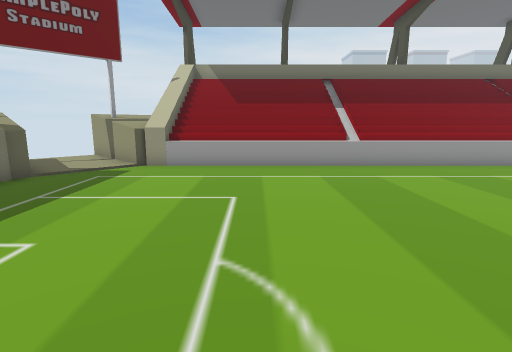
[1] (above)

12 first-person views from a walk through a 3-D level made in the Unity game engine. The camera is 1.5 m above the floor, tilts 10° down and sees 80° across. The floor is counted in squares, 1 m on a side. Each view is taken from the middle of a square. On the plan, view 1 faces up. The plan holds only what a view shows up to about 15 squares ahead; the rest is blank. The place goes on beyond the plan.

[2]
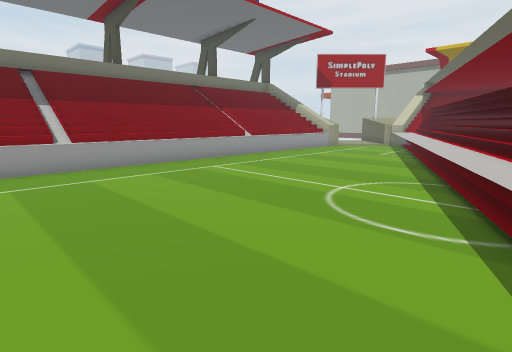

[3]
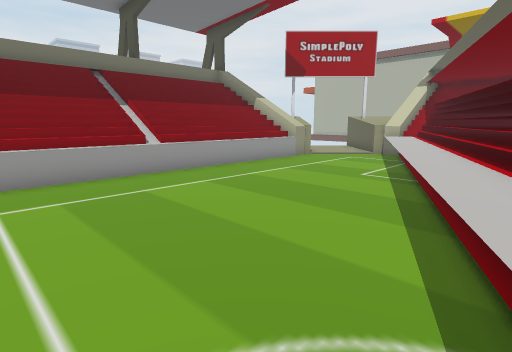

[4]
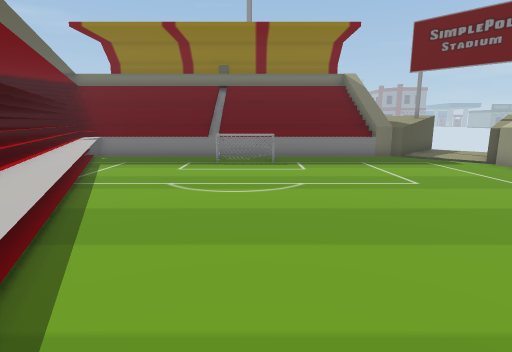

[5]
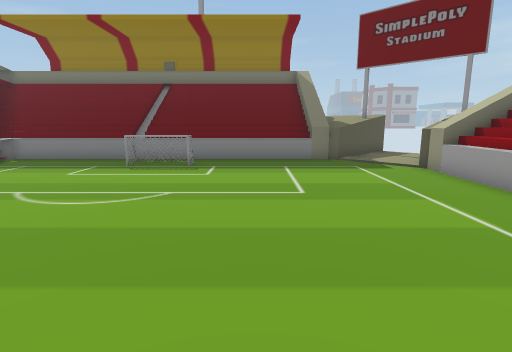

[6]
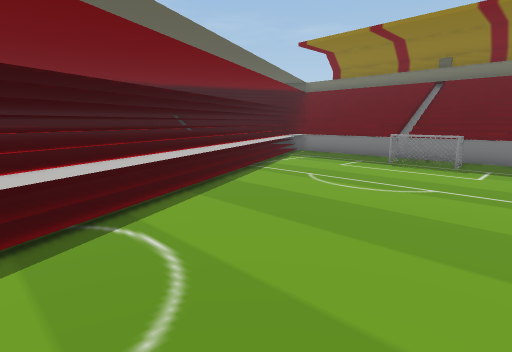

[7]
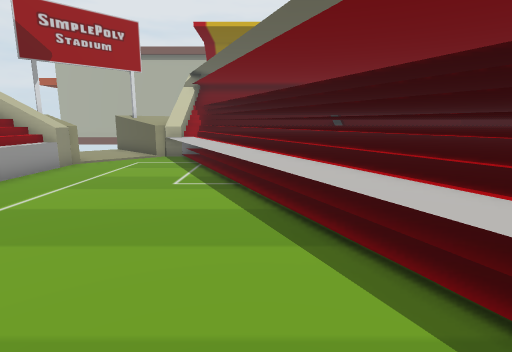

[8]
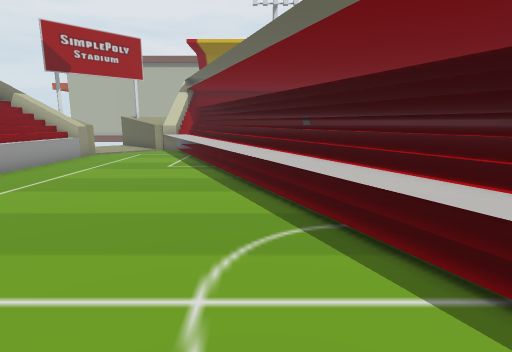

[9]
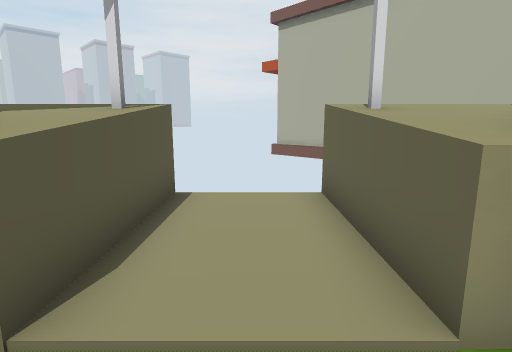

[10]
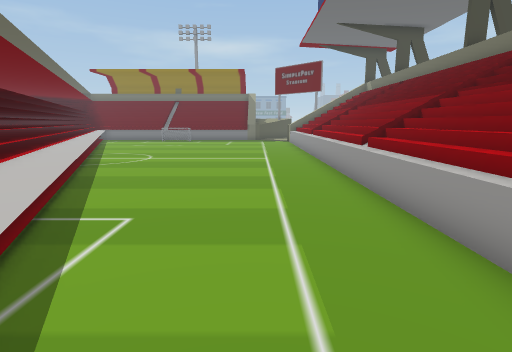

[11]
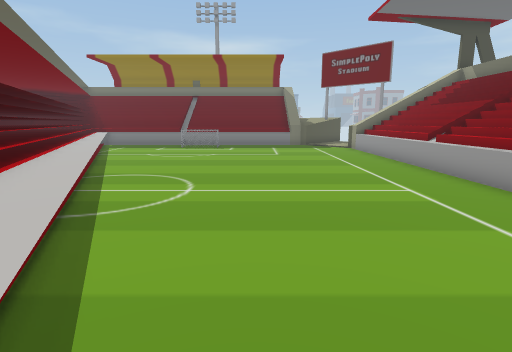

[12]
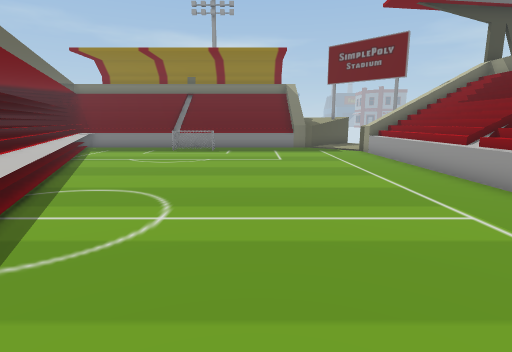

### Floor plan
Key: @ floor where view 1 was taken; # wall or solid block; . floor; ^ raised ledge.
Columns run from 9 left of view 1 to 24 right of it. Each row starts with its distance up from view 1.
 14   #
 13   ##^^                        ##
 12  ..#^^#^^^^^^^^^^^^^^^^^^^^#^^#..
 11 #...^^^^^^^^^^^^^^^^^^^^^^^^^^...#
 10  ^..............................##
  9  ^^............................^^
  8  #^...........................^^#
  7  ^^.........................^^^^#
  6  ^^.......................^^^^^##
  5  ^^.....................^^^^#####
  4  ^^...................^^^^####
  3  ^^.................^^^^####
  2  ^^.#............^^^^#####
  1  ^^.#..........^^^^####
  0  ^^......@...^^^^####
 -1  ^^........^^^#####
 -2  ^^......^^^####
 -3  ^^....^^^####
 -4  ^^.^^^#####
 -5  ^^^^####
 -6  ^^####
 -7  ####

Positions as (right, up) in squares from view 1, and headings:
1: (0, 0), facing up
2: (1, 0), facing up-right
3: (7, 2), facing up-right
4: (7, 2), facing left
5: (6, 5), facing left
6: (7, 5), facing down-left
7: (8, 4), facing right
8: (5, 3), facing right
9: (19, 8), facing up-right
10: (20, 8), facing left
11: (14, 5), facing left
12: (12, 5), facing left
